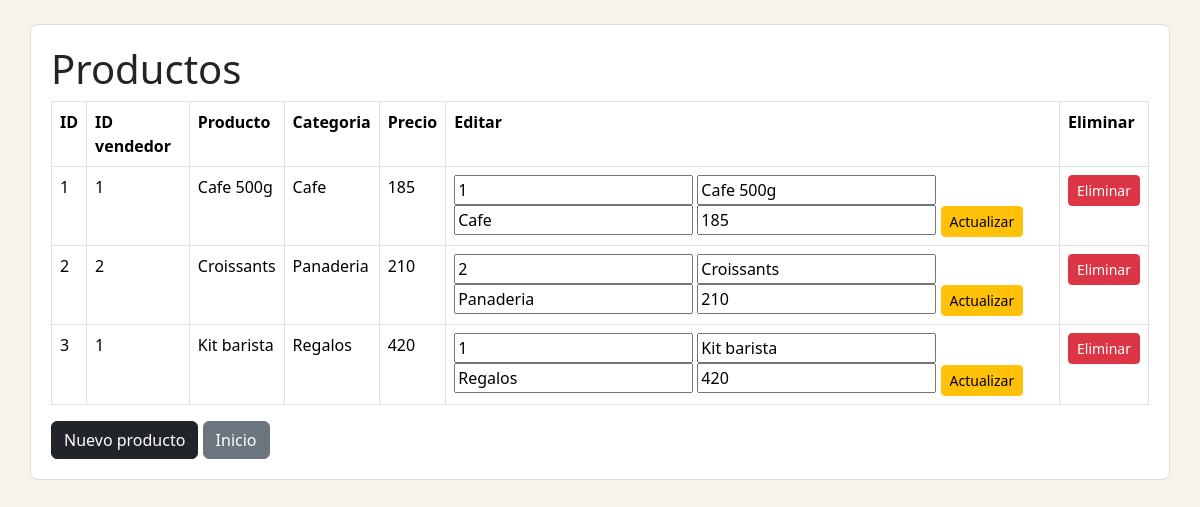
The page /m_productos.php on the database its author committed.
### tables this page shows
CREATE TABLE productos (
  id_producto INT AUTO_INCREMENT PRIMARY KEY,
  id_vendedor INT,
  nombre_producto VARCHAR(50) NOT NULL,
  categoria_producto VARCHAR(50) NOT NULL,
  precio_producto FLOAT NOT NULL,
  FOREIGN KEY (id_vendedor) REFERENCES vendedores(id_vendedor)
);

### m_productos.php (the view, shortened to what this page needs)
<?php
include "conexion.php";
$sql = "SELECT * FROM productos";
$resultado = mysqli_query($conexion, $sql);
?>
<!DOCTYPE html>
<html lang="es">
<head>
    <link href="node_modules/bootstrap/dist/css/bootstrap.min.css" rel="stylesheet">
    <link href="css/estilos.css" rel="stylesheet">
</head>
<body>
<main class="container my-4 caja">
<h1>Productos</h1>
<table class="table table-bordered">
<tr><th>ID</th><th>ID vendedor</th><th>Producto</th><th>Categoria</th><th>Precio</th><th>Editar</th><th>Eliminar</th></tr>
<?php while ($fila = mysqli_fetch_assoc($resultado)) { ?>
<tr>
    <td><?php echo $fila["id_producto"]; ?></td>
    <td><?php echo $fila["id_vendedor"]; ?></td>
    <td><?php echo $fila["nombre_producto"]; ?></td>
    <td><?php echo $fila["categoria_producto"]; ?></td>
    <td><?php echo $fila["precio_producto"]; ?></td>
    <td>
        <form action="upd_producto.php" method="POST">
            <input name="id_vendedor" value="<?php echo $fila["id_vendedor"]; ?>">
            <input name="nombre_producto" value="<?php echo $fila["nombre_producto"]; ?>">
            <input name="categoria_producto" value="<?php echo $fila["categoria_producto"]; ?>">
            <input name="precio_producto" value="<?php echo $fila["precio_producto"]; ?>">
            <button class="btn btn-warning btn-sm">Actualizar</button>
        </form>
    </td>
    <td>
        <form action="del_producto.php" method="POST">
            <button class="btn btn-danger btn-sm">Eliminar</button>
        </form>
    </td>
</tr>
<?php } ?>
</table>
<a class="btn btn-dark" href="productos.html">Nuevo producto</a>
<a class="btn btn-secondary" href="index.html">Inicio</a>
</main>
</body>
</html>

### css/estilos.css (style rules this page uses)
body { background: #f7f2ea; }
.caja { background: white; border: 1px solid #ddd; border-radius: 8px; padding: 20px; }

### rows shown on the page
productos: id_producto "1", id_vendedor "1", nombre_producto "Cafe 500g", categoria_producto "Cafe", precio_producto "185"
productos: id_producto "2", id_vendedor "2", nombre_producto "Croissants", categoria_producto "Panaderia", precio_producto "210"
productos: id_producto "3", id_vendedor "1", nombre_producto "Kit barista", categoria_producto "Regalos", precio_producto "420"
